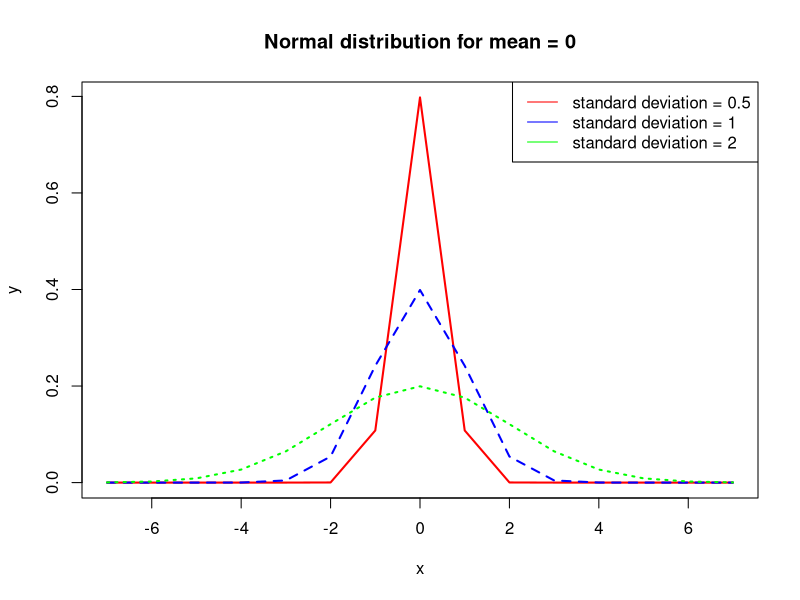

This chart was generated by the following R code:
interval <- -7:7
mean <- 0
standard_deviation <- c(0.5, 1, 2)

normal_distribution_1 <- dnorm(x = interval, mean = mean, sd = standard_deviation[1])
normal_distribution_2 <- dnorm(x = interval, mean = mean, sd = standard_deviation[2])
normal_distribution_3 <- dnorm(x = interval, mean = mean, sd = standard_deviation[3])
matplot(interval, cbind(normal_distribution_1, normal_distribution_2, normal_distribution_3),
        type = 'l', lwd = 2, col = c("red", "blue", "green"), xlab = 'x', ylab = 'y',
        main = paste0("Normal distribution for mean = ", mean))
legend("topright", lty = 1, col = c("red", "blue", "green"),
       legend = c(paste0("standard deviation = ", standard_deviation[1]),
                  paste0("standard deviation = ", standard_deviation[2]),
                  paste0("standard deviation = ", standard_deviation[3])))
